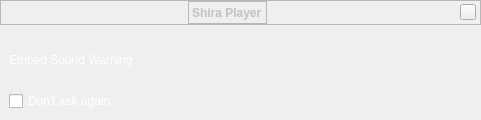
<?xml version="1.0" encoding="UTF-8"?>
<ui version="4.0">
 <class>EmbedAudioWarning</class>
 <widget class="QWidget" name="EmbedAudioWarning">
  <property name="geometry">
   <rect>
    <x>0</x>
    <y>0</y>
    <width>481</width>
    <height>120</height>
   </rect>
  </property>
  <property name="minimumSize">
   <size>
    <width>200</width>
    <height>120</height>
   </size>
  </property>
  <property name="windowTitle">
   <string>Form</string>
  </property>
  <layout class="QVBoxLayout" name="verticalLayout">
   <property name="spacing">
    <number>0</number>
   </property>
   <property name="leftMargin">
    <number>0</number>
   </property>
   <property name="topMargin">
    <number>0</number>
   </property>
   <property name="rightMargin">
    <number>0</number>
   </property>
   <property name="bottomMargin">
    <number>0</number>
   </property>
   <item>
    <widget class="BarFrame" name="LocationBar">
     <property name="minimumSize">
      <size>
       <width>16</width>
       <height>25</height>
      </size>
     </property>
     <property name="maximumSize">
      <size>
       <width>16777215</width>
       <height>25</height>
      </size>
     </property>
     <property name="font">
      <font/>
     </property>
     <property name="frameShape">
      <enum>QFrame::StyledPanel</enum>
     </property>
     <layout class="QHBoxLayout" name="_2">
      <property name="leftMargin">
       <number>0</number>
      </property>
      <property name="topMargin">
       <number>0</number>
      </property>
      <property name="rightMargin">
       <number>4</number>
      </property>
      <property name="bottomMargin">
       <number>0</number>
      </property>
      <item>
       <spacer name="horizontalSpacer_2">
        <property name="orientation">
         <enum>Qt::Horizontal</enum>
        </property>
        <property name="sizeHint" stdset="0">
         <size>
          <width>40</width>
          <height>20</height>
         </size>
        </property>
       </spacer>
      </item>
      <item>
       <widget class="QLabel" name="stelWindowTitle">
        <property name="palette">
         <palette>
          <active>
           <colorrole role="WindowText">
            <brush brushstyle="SolidPattern">
             <color alpha="255">
              <red>194</red>
              <green>194</green>
              <blue>195</blue>
             </color>
            </brush>
           </colorrole>
           <colorrole role="Text">
            <brush brushstyle="SolidPattern">
             <color alpha="255">
              <red>194</red>
              <green>194</green>
              <blue>195</blue>
             </color>
            </brush>
           </colorrole>
          </active>
          <inactive>
           <colorrole role="WindowText">
            <brush brushstyle="SolidPattern">
             <color alpha="255">
              <red>194</red>
              <green>194</green>
              <blue>195</blue>
             </color>
            </brush>
           </colorrole>
           <colorrole role="Text">
            <brush brushstyle="SolidPattern">
             <color alpha="255">
              <red>194</red>
              <green>194</green>
              <blue>195</blue>
             </color>
            </brush>
           </colorrole>
          </inactive>
          <disabled>
           <colorrole role="WindowText">
            <brush brushstyle="SolidPattern">
             <color alpha="255">
              <red>194</red>
              <green>194</green>
              <blue>195</blue>
             </color>
            </brush>
           </colorrole>
           <colorrole role="Text">
            <brush brushstyle="SolidPattern">
             <color alpha="255">
              <red>194</red>
              <green>194</green>
              <blue>195</blue>
             </color>
            </brush>
           </colorrole>
          </disabled>
         </palette>
        </property>
        <property name="font">
         <font>
          <weight>75</weight>
          <italic>false</italic>
          <bold>true</bold>
         </font>
        </property>
        <property name="styleSheet">
         <string notr="true"/>
        </property>
        <property name="frameShape">
         <enum>QFrame::StyledPanel</enum>
        </property>
        <property name="lineWidth">
         <number>0</number>
        </property>
        <property name="text">
         <string>Shira Player</string>
        </property>
        <property name="indent">
         <number>-1</number>
        </property>
       </widget>
      </item>
      <item>
       <spacer name="horizontalSpacer_3">
        <property name="orientation">
         <enum>Qt::Horizontal</enum>
        </property>
        <property name="sizeHint" stdset="0">
         <size>
          <width>40</width>
          <height>20</height>
         </size>
        </property>
       </spacer>
      </item>
      <item>
       <widget class="QPushButton" name="closeStelWindow">
        <property name="sizePolicy">
         <sizepolicy hsizetype="Fixed" vsizetype="Fixed">
          <horstretch>0</horstretch>
          <verstretch>0</verstretch>
         </sizepolicy>
        </property>
        <property name="minimumSize">
         <size>
          <width>16</width>
          <height>16</height>
         </size>
        </property>
        <property name="maximumSize">
         <size>
          <width>16</width>
          <height>16</height>
         </size>
        </property>
        <property name="focusPolicy">
         <enum>Qt::NoFocus</enum>
        </property>
        <property name="contextMenuPolicy">
         <enum>Qt::DefaultContextMenu</enum>
        </property>
        <property name="text">
         <string/>
        </property>
       </widget>
      </item>
     </layout>
    </widget>
   </item>
   <item>
    <widget class="QFrame" name="verticalFrame">
     <layout class="QVBoxLayout" name="verticalLayout_2">
      <item>
       <widget class="QLabel" name="label">
        <property name="styleSheet">
         <string notr="true">color: rgb(255, 255, 255);</string>
        </property>
        <property name="text">
         <string>Embed Sound Warning</string>
        </property>
        <property name="scaledContents">
         <bool>false</bool>
        </property>
        <property name="wordWrap">
         <bool>true</bool>
        </property>
       </widget>
      </item>
      <item>
       <widget class="QCheckBox" name="checkBox">
        <property name="styleSheet">
         <string notr="true">color: rgb(255, 255, 255);</string>
        </property>
        <property name="text">
         <string>Don't ask again.</string>
        </property>
       </widget>
      </item>
     </layout>
    </widget>
   </item>
  </layout>
 </widget>
 <customwidgets>
  <customwidget>
   <class>BarFrame</class>
   <extends>QFrame</extends>
   <header>Dialog.hpp</header>
   <container>1</container>
  </customwidget>
 </customwidgets>
 <resources/>
 <connections/>
</ui>
